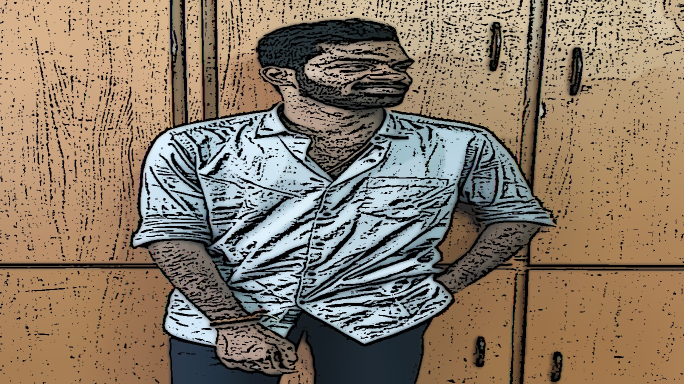
#> input picture cartoonizer_project/media/cartoon_image.jpg, 1368 x 768 px (shown at 1/2 size)
$ python -i views.py   (imports and definitions only)
#> lines starting #> are read from the running program, lines starting #| are printed output that depends on the picture; after the words box and inside, x2 and y2 are one past the last pixel; in counts of white or black regions, pixels touching at a corner belong together
import cv2
from django.shortcuts import render
from .forms import UploadImageForm
from django.core.files.storage import FileSystemStorage
from django.conf import settings
import os

class Cartoonizer:
    def render(self, img_rgb_path):
#> called with img_rgb_path = '../media/cartoon_image.jpg'
        img_rgb = cv2.imread(img_rgb_path)
#> img_rgb is the input picture: shape (768, 1368, 3); mean B, G, R 102.9, 121.5, 137.5
        img_rgb = cv2.resize(img_rgb, (1366, 768))
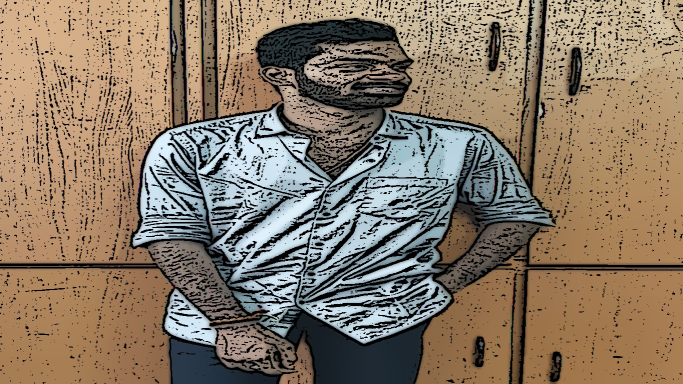
#> img_rgb: shape (768, 1366, 3) (shown at 1/2 size); mean B, G, R 102.9, 121.5, 137.5
        numDownSamples = 2  # number of downscaling steps
        numBilateralFilters = 50  # number of bilateral filtering steps

        # -- STEP 1 --
        img_color = img_rgb
        for _ in range(numDownSamples):
            img_color = cv2.pyrDown(img_color)
#> this loop made 2 passes
#> pass 1, in render, `img_color = cv2.pyrDown(img_color)`:
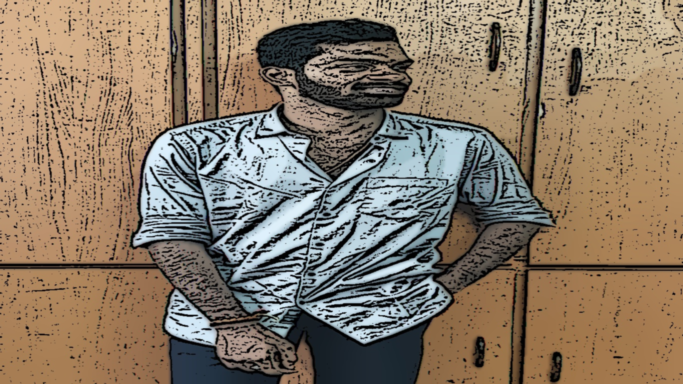
#> img_color: shape (384, 683, 3); mean B, G, R 103, 121.5, 137.6

        # Apply bilateral filter
        for _ in range(numBilateralFilters):
            img_color = cv2.bilateralFilter(img_color, 9, 9, 7)
#> img_color: shape (192, 342, 3)

        # Upsample image
        for _ in range(numDownSamples):
            img_color = cv2.pyrUp(img_color)
#> this loop made 2 passes
#> pass 1, in render, `img_color = cv2.pyrUp(img_color)`:
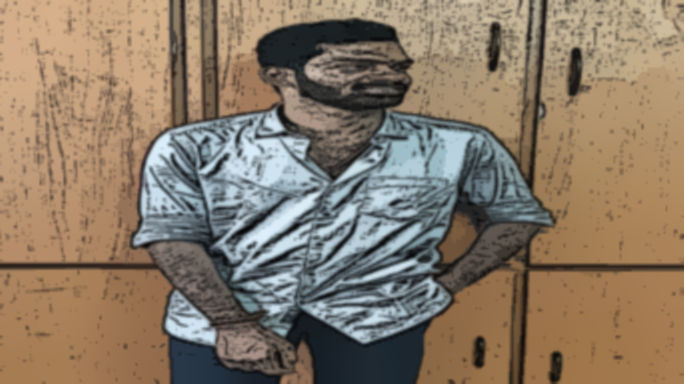
#> img_color: shape (384, 684, 3); mean B, G, R 103.4, 122.2, 138.4

        # -- STEP 2 --
        img_gray = cv2.cvtColor(img_rgb, cv2.COLOR_RGB2GRAY)
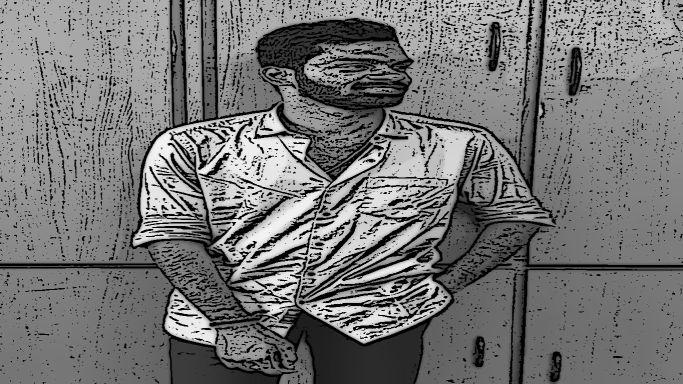
#> img_gray: shape (768, 1366) (shown at 1/2 size); min 0, max 244, mean 117.8
        img_blur = cv2.medianBlur(img_gray, 3)

        # -- STEP 3 --
        img_edge = cv2.adaptiveThreshold(img_blur, 255,
                                         cv2.ADAPTIVE_THRESH_MEAN_C,
                                         cv2.THRESH_BINARY, 9, 2)
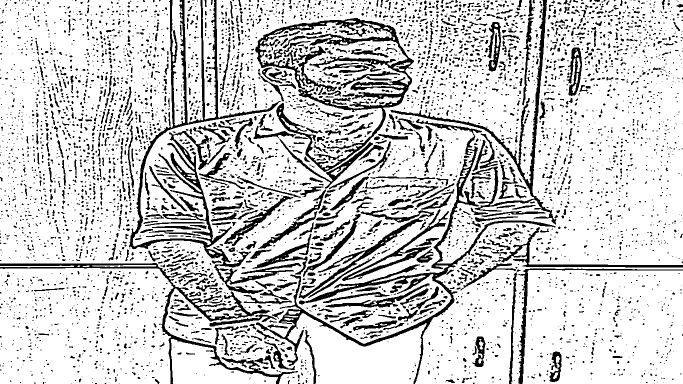
#> img_edge: shape (768, 1366) (shown at 1/2 size); 81% white; 5509 black regions (4366 under 20 px), largest, box (x1, y1, x2, y2) and area: (258, 0, 603, 588) 17771, (510, 36, 828, 344) 15028, (512, 238, 1112, 768) 13211

        # -- STEP 4 --
        (x, y, z) = img_color.shape
#> x = 768; y = 1368; z = 3
        img_edge = cv2.resize(img_edge, (y, x))
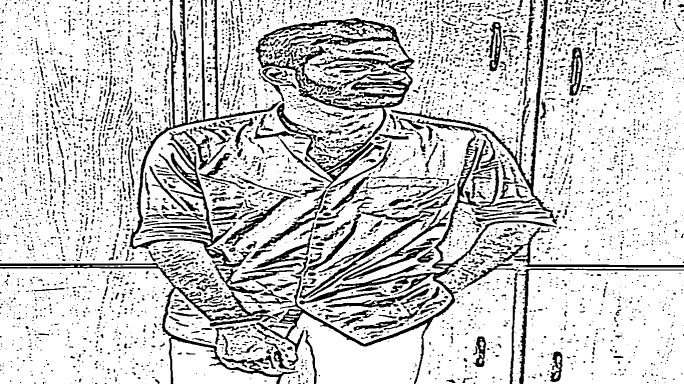
#> img_edge: shape (768, 1368) (shown at 1/2 size); min 0, max 255, mean 206.6
        img_edge = cv2.cvtColor(img_edge, cv2.COLOR_GRAY2RGB)
#> img_edge: shape (768, 1368, 3)

        return cv2.bitwise_and(img_color, img_edge)
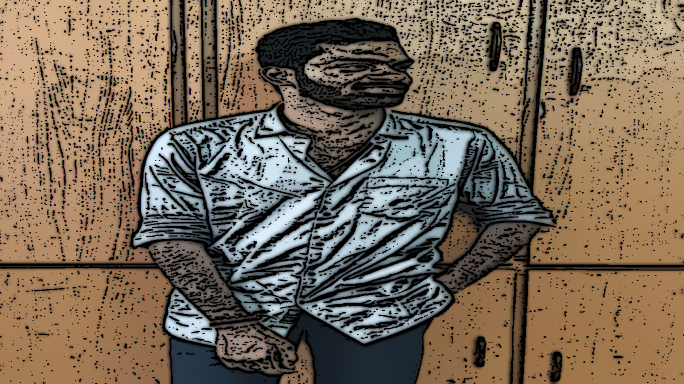
#> returned value: shape (768, 1368, 3) (shown at 1/2 size); mean of channels 0, 1, 2 88.1, 105.5, 120.7; drawn as B, G, R

def upload_image(request):
    if request.method == 'POST':
        form = UploadImageForm(request.POST, request.FILES)
        if form.is_valid():
            image = form.cleaned_data['image']
            fs = FileSystemStorage()

            # Save the uploaded file
            file_path = os.path.join(settings.MEDIA_ROOT, fs.save(image.name, image))

            # Apply cartoon effect
            cartoonizer = Cartoonizer()
            cartoon_image = cartoonizer.render(file_path)

            # Save the cartoon image
            cartoon_image_path = os.path.join(settings.MEDIA_ROOT, 'cartoon_image.jpg')
            cv2.imwrite(cartoon_image_path, cartoon_image)

            return render(request, 'result.html', {'cartoon_image_url': fs.url('cartoon_image.jpg')})

    else:
        form = UploadImageForm()

    return render(request, 'upload.html', {'form': form})

>>> result = Cartoonizer().render('../media/cartoon_image.jpg')

$ run again, on cartoonizer_project/media/param.jpg
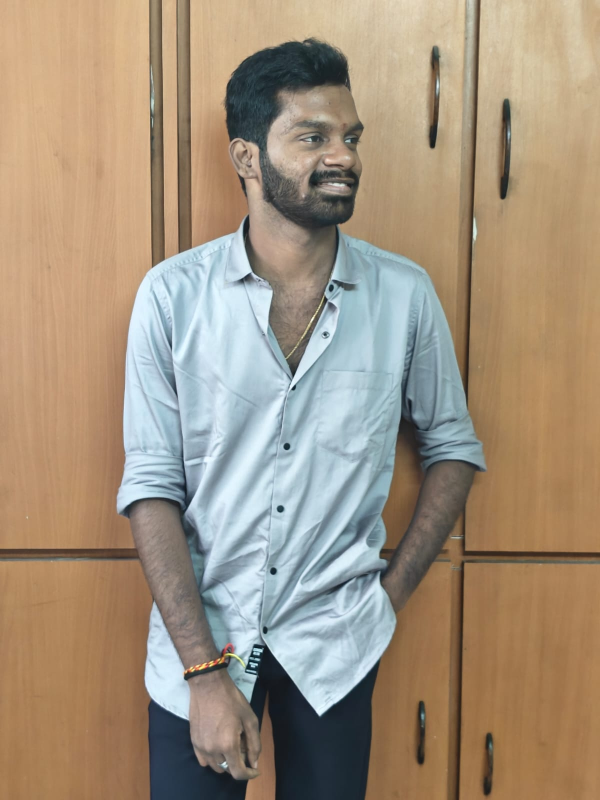
#> input picture cartoonizer_project/media/param.jpg, 1200 x 1600 px (shown at 1/2 size)
#> in render, img_rgb is the input picture: shape (1600, 1200, 3); mean B, G, R 125.9, 146.4, 162.7
#> img_rgb: shape (768, 1366, 3)
#> in render, `img_gray = cv2.cvtColor(img_rgb, cv2.COLOR_RGB2GRAY)`:
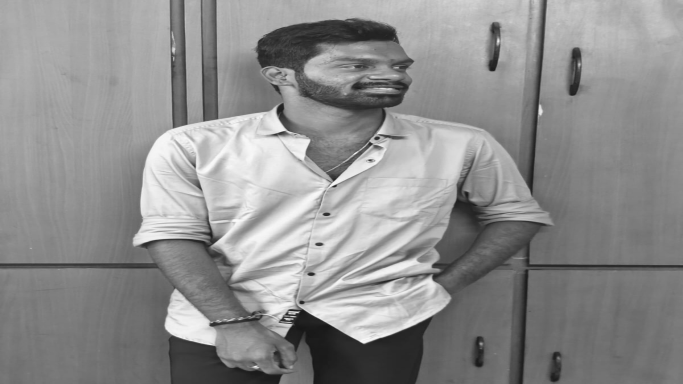
#> img_gray: shape (768, 1366) (shown at 1/2 size); min 17, max 252, mean 142.1
#> in render, `img_edge = cv2.resize(img_edge, (y, x))`:
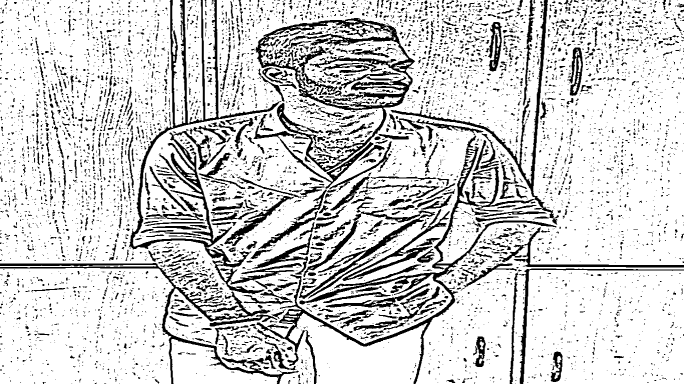
#> img_edge: shape (768, 1368) (shown at 1/2 size); min 0, max 255, mean 209.3

$ run again, on cartoonizer_project/media/passportsize_photo.jpg
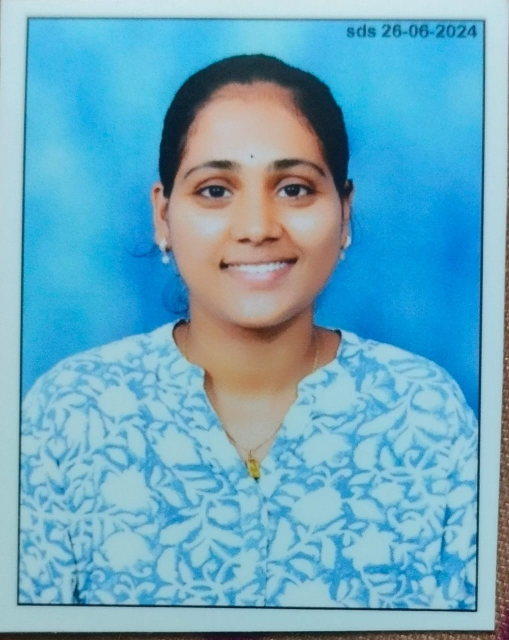
#> input picture cartoonizer_project/media/passportsize_photo.jpg, 1018 x 1280 px (shown at 1/2 size)
#> in render, img_rgb is the input picture: shape (1280, 1018, 3); mean B, G, R 191.9, 168.8, 106.5
#> img_rgb: shape (768, 1366, 3)
#> in render, `img_edge = cv2.adaptiveThreshold(img_blur, 255, cv2.ADAPTIVE_THRESH_ME..`:
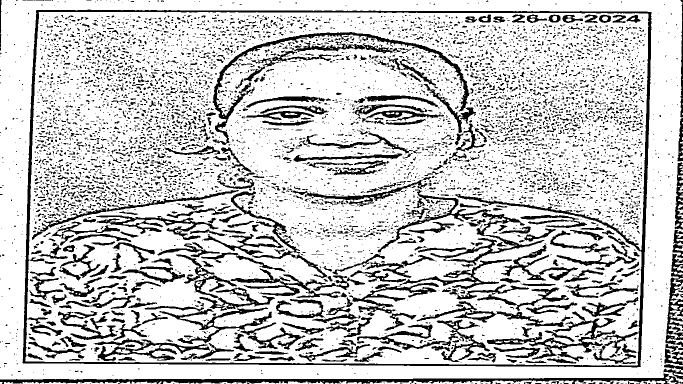
#> img_edge: shape (768, 1366) (shown at 1/2 size); 78.6% white; 6978 black regions (5982 under 20 px), largest, box (x1, y1, x2, y2) and area: (45, 19, 1303, 735) 19362, (0, 747, 1366, 768) 9218, (425, 64, 952, 290) 7590
#> in render, `return cv2.bitwise_and(img_color, img_edge)`:
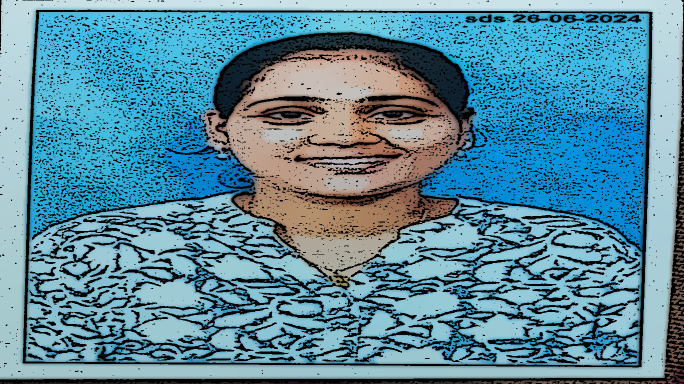
#> returned value: shape (768, 1368, 3) (shown at 1/2 size); mean of channels 0, 1, 2 154.5, 137, 88.3; drawn as B, G, R
